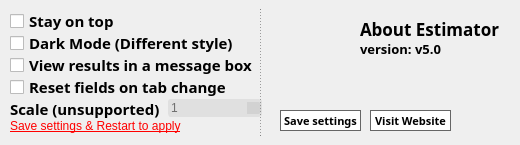
    <widget class="QWidget" name="Settings_Tab">
     <attribute name="title">
      <string>Settings</string>
     </attribute>
     <widget class="QPushButton" name="Save_PB">
      <property name="geometry">
       <rect>
        <x>280</x>
        <y>110</y>
        <width>81</width>
        <height>21</height>
       </rect>
      </property>
      <property name="font">
       <font>
        <family>Arca Majora 3 Bold</family>
        <pointsize>8</pointsize>
        <weight>75</weight>
        <italic>false</italic>
        <bold>true</bold>
       </font>
      </property>
      <property name="styleSheet">
       <string notr="true">#Save_PB {
background: #ffffff;
border-radius: 0px;
border: 0.75px solid #656565;
color:black;
}
#Save_PB:hover
{
border: 1.25px solid #00BFF3;
color:#00bff3
}
#Save_PB:pressed
{
 border: 1.25px solid #656565;
color:black;
}</string>
      </property>
      <property name="text">
       <string>Save settings</string>
      </property>
     </widget>
     <widget class="QWidget" name="layoutWidget">
      <property name="geometry">
       <rect>
        <x>10</x>
        <y>10</y>
        <width>252</width>
        <height>123</height>
       </rect>
      </property>
      <layout class="QVBoxLayout" name="verticalLayout">
       <property name="spacing">
        <number>0</number>
       </property>
       <item>
        <widget class="QCheckBox" name="SoT_check">
         <property name="font">
          <font>
           <family>Arca Majora 3 Bold</family>
           <pointsize>11</pointsize>
           <weight>75</weight>
           <bold>true</bold>
          </font>
         </property>
         <property name="text">
          <string>Stay on top</string>
         </property>
        </widget>
       </item>
       <item>
        <widget class="QCheckBox" name="DM_check">
         <property name="font">
          <font>
           <family>Arca Majora 3 Bold</family>
           <pointsize>11</pointsize>
           <weight>75</weight>
           <bold>true</bold>
          </font>
         </property>
         <property name="text">
          <string>Dark Mode (Different style)</string>
         </property>
        </widget>
       </item>
       <item>
        <widget class="QCheckBox" name="resMsgBox_check">
         <property name="font">
          <font>
           <family>Arca Majora 3 Bold</family>
           <pointsize>11</pointsize>
           <weight>75</weight>
           <bold>true</bold>
          </font>
         </property>
         <property name="text">
          <string>View results in a message box</string>
         </property>
        </widget>
       </item>
       <item>
        <widget class="QCheckBox" name="resetFields_check">
         <property name="font">
          <font>
           <family>Arca Majora 3 Bold</family>
           <pointsize>11</pointsize>
           <weight>75</weight>
           <bold>true</bold>
          </font>
         </property>
         <property name="text">
          <string>Reset fields on tab change</string>
         </property>
        </widget>
       </item>
       <item>
        <layout class="QHBoxLayout" name="horizontalLayout">
         <item>
          <widget class="QLabel" name="label_AvSp_3">
           <property name="font">
            <font>
             <family>Arca Majora 3 Bold</family>
             <pointsize>11</pointsize>
             <weight>75</weight>
             <bold>true</bold>
            </font>
           </property>
           <property name="toolTip">
            <string>&lt;html&gt;&lt;head/&gt;&lt;body&gt;&lt;p&gt;The average transfer speed&lt;/p&gt;&lt;/body&gt;&lt;/html&gt;</string>
           </property>
           <property name="text">
            <string>Scale (unsupported)  </string>
           </property>
           <property name="buddy">
            <cstring>input_AvSp</cstring>
           </property>
          </widget>
         </item>
         <item>
          <widget class="QSpinBox" name="scaleSpin">
           <property name="styleSheet">
            <string notr="true">QSpinBox::up-arrow{
    image: url(:/Arrows/Files/Buttons/Arrow/up_arrow_dark.png);
}

QSpinBox::up-arrow:focus {
    image: url(:/Arrows/Files/Buttons/Arrow/up_arrow_lighter.png);
}

QSpinBox::down-arrow {
    image: url(:/Arrows/Files/Buttons/Arrow/down_arrow_dark.png);
}

QSpinBox::down-arrow:focus {
    image: url(:/Arrows/Files/Buttons/Arrow/down_arrow_lighter.png);
}

QSpinBox{
    color: #6e6e6e;
    background-color: #e0e0e0;
    selection-color: white;
    selection-background-color: #2255bf;
    border: 1px solid #e0e0e0;
    border-radius: 3px;
}

QSpinBox:focus {
    color: black;
    border-color: #7cabf9;
    border-right-color: qlineargradient(spread:pad, x1:1, y1:0.8, x2:1, y2:0, stop:0 #5e90fa, stop:1 #7cabf9);
    background-color: #cbd8e6;
}

QSpinBox:up-button,
QSpinBox:down-button{
    background-color: #d2d2d2;
}

QSpinBox:up-button{
    border-top-right-radius: 3px;
}

QSpinBox:down-button {
    border-bottom-right-radius: 3px;
}

QSpinBox:up-button:focus{
    background-color:qlineargradient(spread:pad, x1:0.5, y1:1, x2:0.5, y2:0, stop:0 rgba(0, 113, 255, 255), stop:1 rgba(91, 171, 252, 255));
}


QSpinBox:down-button:focus{
    background-color: qlineargradient(spread:pad, x1:0.5, y1:1, x2:0.5, y2:0, stop:0 rgba(0, 113, 255, 255), stop:1 rgba(91, 171, 252, 255));
}

QSpinBox::down-arrow:pressed{
background-color: qlineargradient(spread:pad, x1:0.5, y1:1, x2:0.5, y2:0, stop:0 rgba(0, 83, 255, 255), stop:1 rgba(61, 141, 222, 255));
border-bottom-right-radius: 3px;
}

QSpinBox::up-arrow:pressed{
background-color:  qlineargradient(spread:pad, x1:0.5, y1:1, x2:0.5, y2:0, stop:0 rgba(0, 83, 255, 255), stop:1 rgba(61, 141, 222, 255));
border-top-right-radius: 3px;
}







</string>
           </property>
           <property name="minimum">
            <number>1</number>
           </property>
           <property name="maximum">
            <number>4</number>
           </property>
          </widget>
         </item>
        </layout>
       </item>
       <item>
        <widget class="QLabel" name="Restart_label">
         <property name="font">
          <font>
           <underline>true</underline>
          </font>
         </property>
         <property name="styleSheet">
          <string notr="true">color:rgb(255, 0, 0);</string>
         </property>
         <property name="text">
          <string>Save settings &amp; Restart to apply</string>
         </property>
        </widget>
       </item>
      </layout>
     </widget>
     <widget class="QFrame" name="border_center">
      <property name="enabled">
       <bool>false</bool>
      </property>
      <property name="geometry">
       <rect>
        <x>260</x>
        <y>9</y>
        <width>1</width>
        <height>127</height>
       </rect>
      </property>
      <property name="statusTip">
       <string notr="true"/>
      </property>
      <property name="accessibleName">
       <string notr="true"/>
      </property>
      <property name="accessibleDescription">
       <string notr="true"/>
      </property>
      <property name="styleSheet">
       <string notr="true">border: 1px dashed gray;</string>
      </property>
      <property name="frameShape">
       <enum>QFrame::StyledPanel</enum>
      </property>
      <property name="frameShadow">
       <enum>QFrame::Raised</enum>
      </property>
     </widget>
     <widget class="QLabel" name="Icon_image">
      <property name="geometry">
       <rect>
        <x>280</x>
        <y>20</y>
        <width>64</width>
        <height>64</height>
       </rect>
      </property>
      <property name="text">
       <string/>
      </property>
      <property name="textFormat">
       <enum>Qt::PlainText</enum>
      </property>
      <property name="pixmap">
       <pixmap resource="Resources.qrc">:/Icon/Files/Icon/TimeES icon.png</pixmap>
      </property>
      <property name="scaledContents">
       <bool>true</bool>
      </property>
     </widget>
     <widget class="QLabel" name="label_About1">
      <property name="geometry">
       <rect>
        <x>360</x>
        <y>20</y>
        <width>151</width>
        <height>18</height>
       </rect>
      </property>
      <property name="font">
       <font>
        <family>Arca Majora 3 Heavy</family>
        <pointsize>13</pointsize>
        <weight>75</weight>
        <bold>true</bold>
        <stylestrategy>PreferAntialias</stylestrategy>
       </font>
      </property>
      <property name="toolTip">
       <string>&lt;html&gt;&lt;head/&gt;&lt;body&gt;&lt;p&gt;&lt;br/&gt;&lt;/p&gt;&lt;/body&gt;&lt;/html&gt;</string>
      </property>
      <property name="text">
       <string>About Estimator</string>
      </property>
     </widget>
     <widget class="QLabel" name="label_About2">
      <property name="geometry">
       <rect>
        <x>360</x>
        <y>40</y>
        <width>151</width>
        <height>18</height>
       </rect>
      </property>
      <property name="font">
       <font>
        <family>Arca Majora 3 Bold</family>
        <pointsize>10</pointsize>
        <weight>75</weight>
        <bold>true</bold>
        <stylestrategy>PreferAntialias</stylestrategy>
       </font>
      </property>
      <property name="toolTip">
       <string>&lt;html&gt;&lt;head/&gt;&lt;body&gt;&lt;p&gt;&lt;br/&gt;&lt;/p&gt;&lt;/body&gt;&lt;/html&gt;</string>
      </property>
      <property name="text">
       <string>version: v5.0</string>
      </property>
     </widget>
     <widget class="QPushButton" name="Visit_website">
      <property name="geometry">
       <rect>
        <x>370</x>
        <y>110</y>
        <width>81</width>
        <height>21</height>
       </rect>
      </property>
      <property name="font">
       <font>
        <family>Arca Majora 3 Bold</family>
        <pointsize>8</pointsize>
        <weight>75</weight>
        <italic>false</italic>
        <bold>true</bold>
       </font>
      </property>
      <property name="styleSheet">
       <string notr="true">#Visit_website {
background: #ffffff;
border-radius: 0px;
border: 0.75px solid #656565;
color:black;
}
#Visit_website:hover
{
border: 1.25px solid #00BFF3;
color:#00bff3
}
#Visit_website:pressed
{
 border: 1.25px solid #656565;
color:black;
}</string>
      </property>
      <property name="text">
       <string>Visit Website</string>
      </property>
     </widget>
    </widget>
